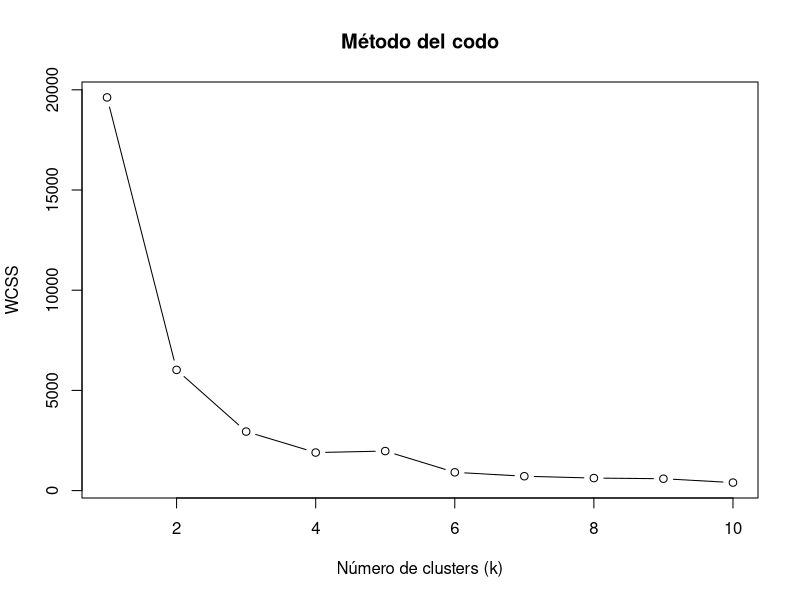
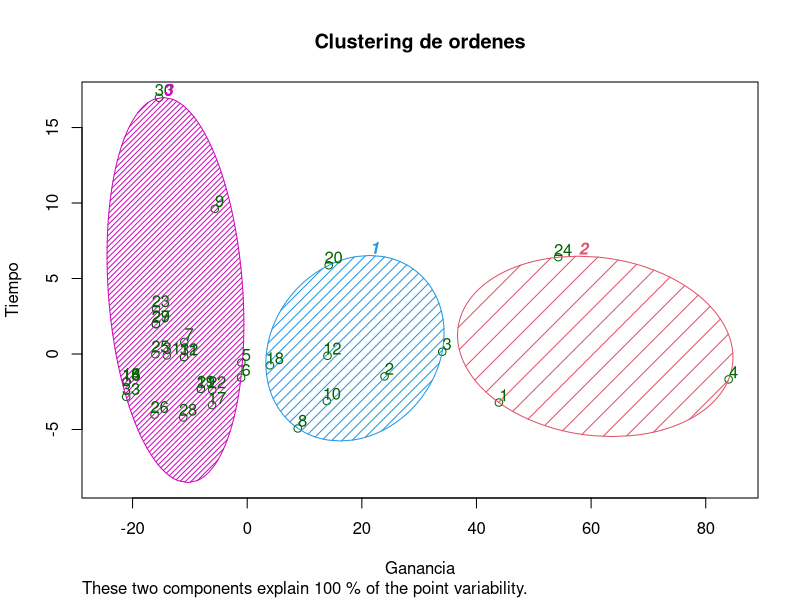

Write R code to recreate these figures, in order.
#Clustering con K-means

#Importar los datos

dataset = read.csv("Fiverr_Orders.csv")

dataset = dataset[, 3:6]

#Codificar las variables categóricas

dataset$Status = factor(dataset$Status,
                           levels = c("Completed", "Cancelled"),
                           labels = c(1, 0))

#Tratamiento de los valores NAs

dataset$Stars = ifelse(is.na(dataset$Stars), 
                     ave(dataset$Stars, FUN=function(x) mean(x, na.rm = TRUE)),
                     dataset$Stars)

#Método del codo

set.seed(6)

wcss = vector()

for (i in 1:10){
  wcss[i] <- sum(kmeans(dataset, i)$withinss)
}

plot(1:10, 
     wcss, 
     type = 'b', 
     main = "Método del codo", 
     xlab = "Número de clusters (k)", 
     ylab = "WCSS")

#Aplicar el algoritmo de k-means con k óptimo

set.seed(29)

kmeans <- kmeans(dataset, 3, iter.max = 300, nstart = 10)

#Visualización de los clusters

dataset = dataset[,1:2]
#dataset = dataset[, c("Total", "Elapsed.Time")]

library(cluster)

clusplot(dataset,
         kmeans$cluster,
         lines = 0,
         shade = TRUE,
         color = TRUE,
         labels = 2,
         plotchar = FALSE,
         span = TRUE,
         main = "Clustering de ordenes",
         xlab = "Ganancia",
         ylab = "Tiempo"
)
